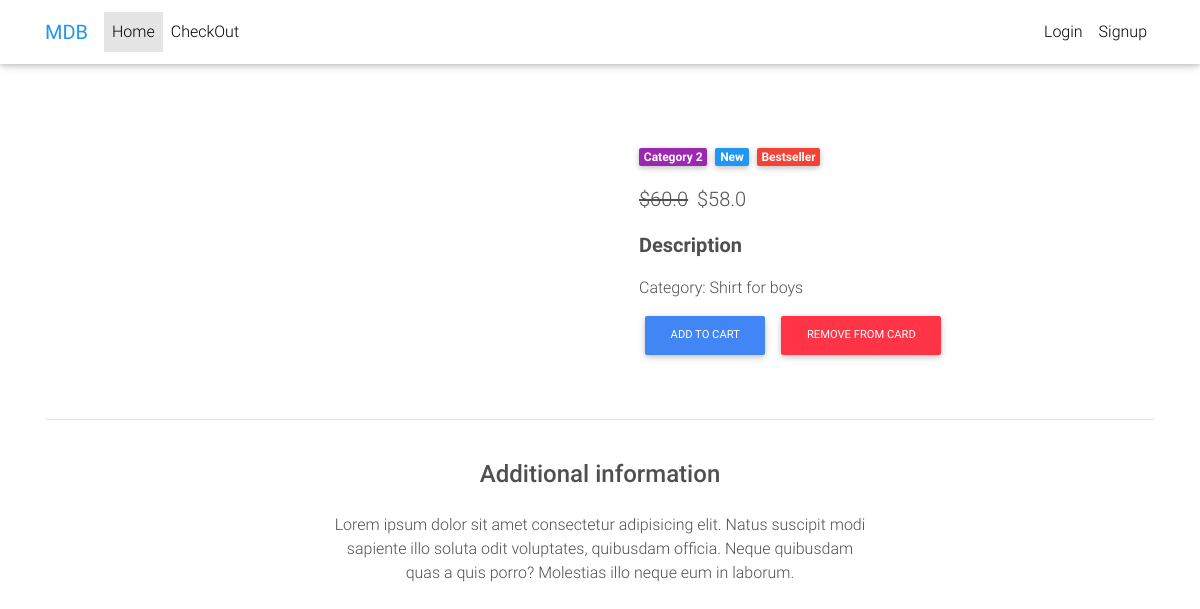
Page /product/1 on the committed database.
### app/models.py (models this page shows, shortened)
class Item(models.Model):
	title = models.CharField(max_length=100)
	price = models.FloatField()
	discount_price = models.FloatField(blank=True,null=True)
	category = models.CharField(choices = CATEGORY_CHOICES,max_length=2)
	label = models.CharField(choices=LABEL_CHOICES,max_length=1)
	description = models.TextField()
	slug = models.SlugField()
	image = models.ImageField()
	def get_add_to_card_url(self):
		return reverse("app:add-to-card",kwargs = {
			'slug' : self.slug
			})
	def get_remove_from_card_url(self):
		return reverse("app:remove-from-card",kwargs = {
			'slug' : self.slug
			})

### app/views.py (the view)
# urls.py: path('product/<slug>',ItemDetailView.as_view(),name='product'),
class ItemDetailView(DetailView):
	model = Item
	template_name = 'product-page.html'

### app/templates/product-page.html (shortened to what this page needs)
{% extends 'base.html' %}
  {% block content %}
  <main class="mt-5 pt-4">
    <div class="container dark-grey-text mt-5">
      <div class="row wow fadeIn">
        <div class="col-md-6 mb-4">
        </div>
        <div class="col-md-6 mb-4">
          <div class="p-4">
            <div class="mb-3">
              <a href="">
                <span class="badge purple mr-1">Category 2</span>
              </a>
              <a href="">
                <span class="badge blue mr-1">New</span>
              </a>
              <a href="">
                <span class="badge red mr-1">Bestseller</span>
              </a>
            </div>
            <p class="lead">
              {% if object.discount_price %}
              <span class="mr-1">
                <del>${{ object.price }}</del>
              </span>
              <span>${{ object.discount_price }}</span>
              {% else %}
              <span>${{ object.price}} </span>
              {% endif %}
            </p>
            <p class="lead font-weight-bold">Description</p>
            <p>{{ object.description }}</p>
            <a href="{{ object.get_add_to_card_url }}" class="btn btn-primary btn-md my-0 p" type="submit">Add to cart</a>
            <a href="{{ object.get_remove_from_card_url }}" class="btn btn-danger btn-md my-0 p" type="submit">Remove from card</a>
          </div>
        </div>
      </div>
      <hr>
      <div class="row d-flex justify-content-center wow fadeIn">
        <div class="col-md-6 text-center">
          <h4 class="my-4 h4">Additional information</h4>
          <p>Lorem ipsum dolor sit amet consectetur adipisicing elit. Natus suscipit modi sapiente illo soluta odit
            voluptates,
            quibusdam officia. Neque quibusdam quas a quis porro? Molestias illo neque eum in laborum.</p>
        </div>
      </div>
      <div class="row wow fadeIn">
        <div class="col-lg-4 col-md-12 mb-4">
        </div>
        <div class="col-lg-4 col-md-6 mb-4">
        </div>
        <div class="col-lg-4 col-md-6 mb-4">
        </div>
      </div>
    </div>
  </main>
  {% endblock %}

### app/templates/base.html (style rules this page uses)
html, body, header, .carousel { height: 60vh; }

### rows in the picture
Item: price "60.0", discount_price "58.0", description "Category: Shirt for boys"
